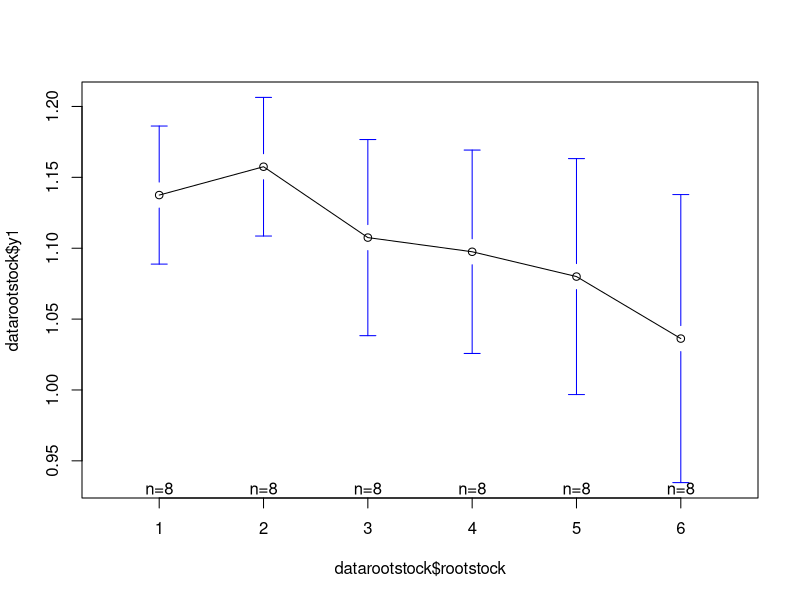
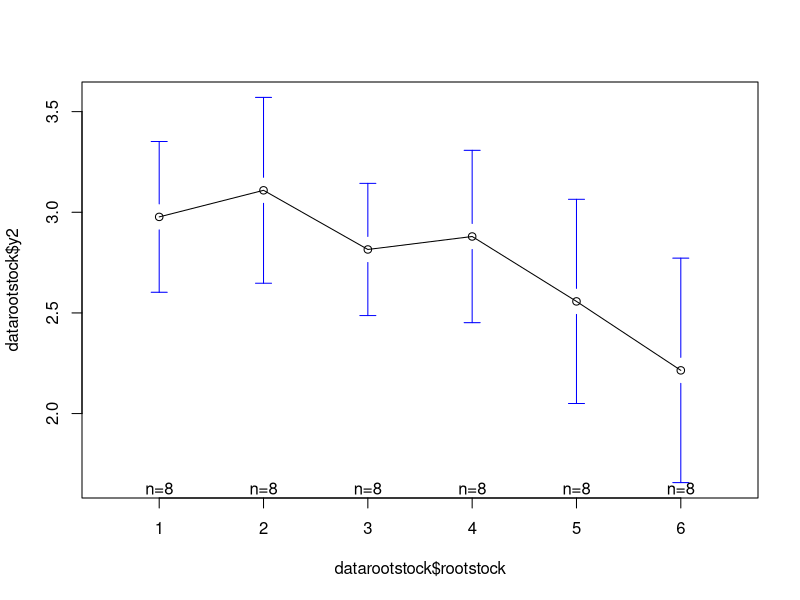
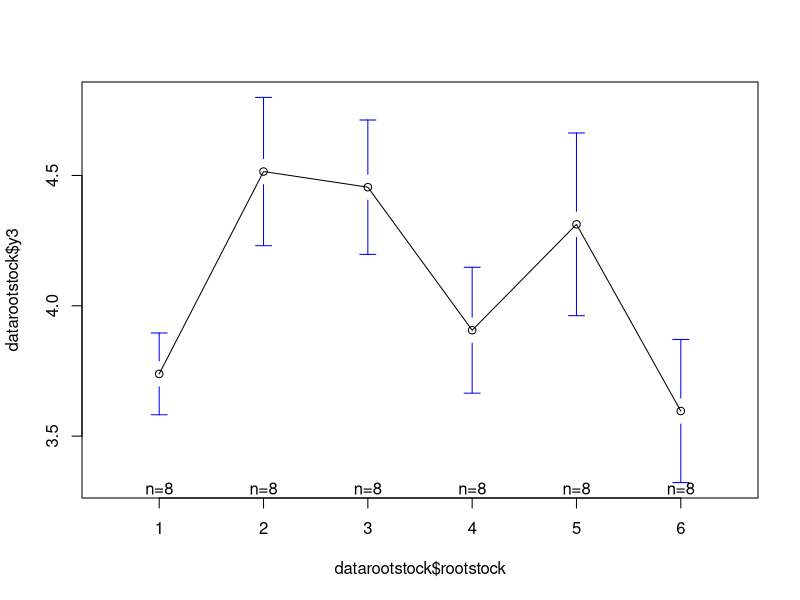
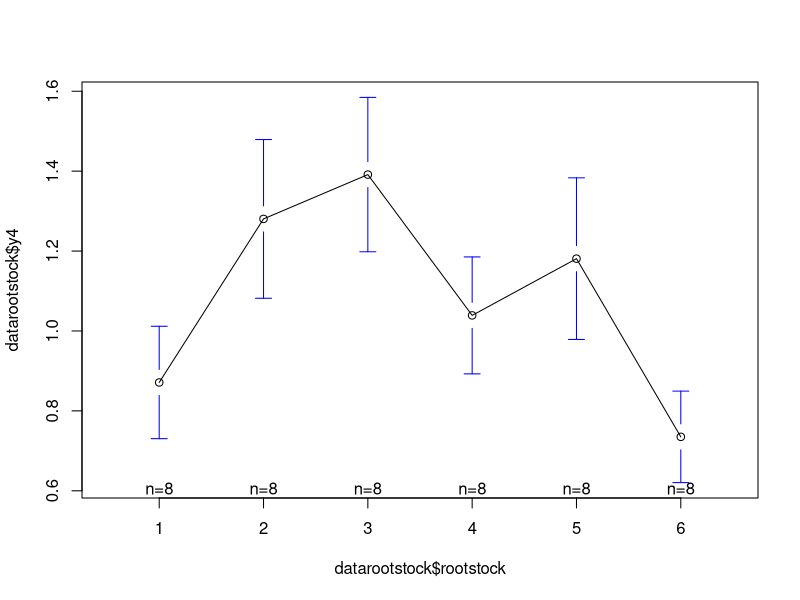
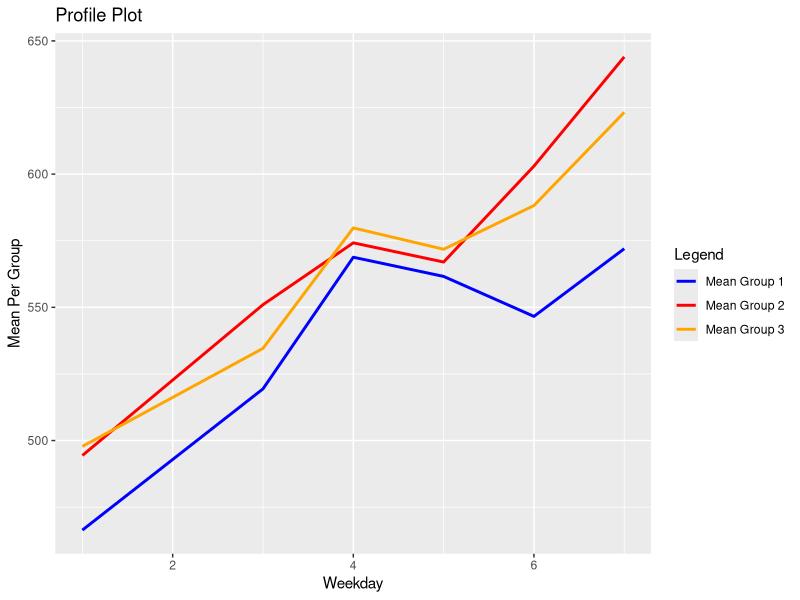

Recreate these plots in R, in order.
## ---- chunk 1
#Data
rootstock <- c(1,	1,	1,	1,	1,	1,	1,	1,	2,	2,	2,	2,	2,	2,	2,	2,	3,	3,	3,	3,	3,	3, 3,	3,	4, 4, 4,	4,	4,	4,	4,	4,	5,	5,	5,	5,	5,	5,	5,	5,	6,	6,	6, 6,	6,	6,	6,	6)

y1 <- c(1.11,	1.19,	1.09,	1.25,	1.11,	1.08,	1.11,	1.16,	1.05,	1.17,	1.11,	1.25,	1.17,	1.15,	1.17,	1.19,	1.07,	0.99,	1.06,	1.02,	1.15,	1.2,	1.2,	1.17,	1.22,	1.03,	1.14,	1.01,	0.99,	1.11,	1.2,	1.08,	0.91,	1.15,	1.14,	1.05,	0.99,	1.22,	1.05,	1.13,	1.11,	0.75,	1.05,	1.02,	1.05,	1.07,	1.13,	1.11)

y2 <- c(2.569,	2.928,	2.865,	3.844,	3.027,	2.336,	3.211,	3.037,	2.074,	2.885,	3.378,	3.906,	2.782,	3.018,	3.383,	3.447,	2.505,	2.315,	2.667,	2.39,	3.021,	3.085,	3.308,	3.231,	2.838,	2.351,	3.001,	2.439,	2.199,	3.318,	3.601,	3.291,	1.532,	2.552,	3.083,	2.33,	2.079,	3.366,	2.416,	3.1,	2.813,	0.84,	2.199,	2.132,	1.949,	2.251,	3.064,	2.469)

y3 <-c(3.58,	3.75,	3.93,	3.94,	3.6,	3.51,	3.98,	3.62,	4.09,	4.06,	4.87,	4.98,	4.38,	4.65,	4.69,	4.4,	3.76,	4.44,	4.38,	4.67,	4.48,	4.78,	4.57,	4.56,	3.89,	4.05,	4.05,	3.92,	3.27,	3.95,	4.27,	3.85,	4.04,	4.16,	4.79,	4.42,	3.47,	4.41,	4.64,	4.57,	3.76,	3.14,	3.75,	3.99,	3.34,	3.21,	3.63,	3.95)

y4<- c(0.76,	0.821,	0.928,	1.009,	0.766,	0.726,	1.209,	0.75,	1.036,	1.094,	1.635,	1.517,	1.197,	1.244,	1.495,	1.026,	0.912,	1.398,	1.197,	1.613,	1.476,	1.571,	1.506,	1.458,	0.944,	1.241,	1.023,	1.067,	0.693,	1.085,	1.242,	1.017,	1.084,	1.151,	1.381,	1.242,	0.673,	1.137,	1.455,	1.325,	0.8,	0.606,	0.79,	0.853,	0.61,	0.562,	0.707,	0.952)


datarootstock <- data.frame(rootstock, y1, y2, y3, y4)

## ---- chunk 2
knitr::kable(
  datarootstock, caption = 'Rootstock',
  booktabs = TRUE
)
## ---- chunk 3
if(!require("gplots")){
    install.packages("gplots")
    library(gplots)
  }

#visualize means by rootstock
plotmeans(datarootstock$y1 ~ datarootstock$rootstock)
plotmeans(datarootstock$y2 ~ datarootstock$rootstock)
plotmeans(datarootstock$y3 ~ datarootstock$rootstock)
plotmeans(datarootstock$y4 ~ datarootstock$rootstock)
## ---- chunk 4
# Splitting the data into groups (in this particular case, six groups)

data_group <- split(datarootstock
[,2:5], datarootstock$rootstock)


## ---- chunk 5
# Function to get the mean per group and variable (this case, six groups and four variables)

data_means <- sapply(data_group, function(x) {
  apply(x, 2, mean)
}, simplify = 'data.frame')

data_means
## ---- chunk 6
# Obtaining "n"
n <- dim(datarootstock)[1] / length(unique(datarootstock$rootstock))
n

# Total Mean Per Group
total_means <- colMeans(datarootstock[,2:5])
total_means
## ---- chunk 7
# Nrow: number of dependent varibles
# Ncol: number of dependent varibles

# H Matrix
H = matrix(data = 0, nrow = 4, ncol = 4)
for (i in 1:dim(H)[1]) {
  for (j in 1:i) {
    H[i,j] <- n * sum((data_means[i,] - total_means[i]) * (data_means[j,] - total_means[j]))
    H[j,i] <- n * sum((data_means[j,] - total_means[j]) * (data_means[i,] - total_means[i]))
  }
}
## ---- chunk 8
# E Matrix
E = matrix(data = 0, nrow = 4, ncol = 4)
for (i in 1:dim(E)[1]) {
  for (j in 1:i) {
    b <- c() 
    for (k in data_group) {
      a <- sum((k[,i] - mean(k[,i])) * (k[,j] - mean(k[,j])))
      b <- append(b, a)
    }
    E[i,j] <- sum(b)
    E[j,i] <- sum(b)
  }
}
## ---- chunk 9
print("El valor de la matrix H es:")
print(round(H,3))
## ---- chunk 10
print("El valor de la matrix E es:")
print(round(E,3))
## ---- chunk 11
# E+H
EH <-E+H
print(round(EH, 3))
## ---- chunk 12

# Willks' Lambda

willksLambda <- round(det(E)/det(E+H),3)
print(paste0("Willks' Lambda: ",willksLambda))

# Paramteres of Willks Lambda

p=ncol(datarootstock[,2:5]) #number of variables (dimension)
k=6 #number of groups
n <- dim(datarootstock)[1] / length(unique(datarootstock$rootstock))
nu_H=k-1 #degrees of freedom for hyphotesis
nu_E=k*(n-1) #degrees of freedom for error
print(paste0("Number of variables: ",p))
print(paste0("Degrees of freedom for hyphotesis: ",nu_H))
print(paste0("Degrees of freedom for error: ",nu_E))

## ---- chunk 13
# Approximating F

t <- sqrt(((p**2)*(nu_H**2)-4)/((p**2)+(nu_H**2)-5))

w <- nu_E+nu_H- 0.5*(p+nu_H+1)
df1<- p*nu_H
df2 <- w*t-0.5*(p*nu_H-2)

F=round(((1-willksLambda**(1/t))/(willksLambda**(1/t)))*(df2/df1),3)
print(paste0("Approximate F: ",F))
## ---- chunk 14
# Pillai Statistic: First way
eigenvalues<-eigen(solve(E) %*% H)
eigenvalues<-as.matrix(eigenvalues$values)
eigenvalues
## ---- chunk 15

pillai =0
for (i in 1:dim(eigenvalues)[1]){
  pillai[i] <-sum(eigenvalues[i]/(1+eigenvalues[i]))
}
pillai_statistic<-round(apply(as.matrix(pillai), MARGIN= 2, sum),3)
print(paste0("The pillai statistic is: ", pillai_statistic))


## ---- chunk 16
#Obtaining the eigenvalues
eigenvalues<- eigen(solve(E) %*% H)
print("The eigenvalues are: ")
eigenvalues$values
## ---- chunk 17
# Pillai Statistic: second way
pillaiStatistic<-sum(eigenvalues$values / (1 + eigenvalues$values))
print(paste0("The pillai statistic is: ", pillaiStatistic))

## ---- chunk 18
# Lawley-Hotelling

lawleyHotelling<-round(sum(eigenvalues$values) ,4)
print(paste0("Lawley-Hotelling Statistic: ", lawleyHotelling))#the lawley-hotelling  statistic or hotelling generalized T^2 statistc
lawleyHotellingTest <- round(lawleyHotelling*nu_E/nu_H, 4)
print(paste0("Lawley Hotelling Test Statistic: ", lawleyHotellingTest))

## ---- chunk 19

# Roys
lambda1<-eigenvalues$values[1]

print(paste0("The largest eigenvalue or Roys Statistic is: ", round(lambda1,4)))
roysLargestRootTest <-round(lambda1/(1+lambda1), 3)
print(paste0("Roy's Largest Root Test Statistic: ", roysLargestRootTest))
## ---- chunk 20

if(!require("MASS")){
    install.packages("MASS")
    library(MASS)
  }
# Converting to factor de variable that determines the groups (k)
datarootstock$rootstock <- as.factor(datarootstock$rootstock)
dependent_vars <- as.matrix(datarootstock[,2:5])

# Employing MANOVA package 
rootstock_tests<-manova(dependent_vars~datarootstock$rootstock, data=datarootstock)

# H
summary(rootstock_tests, test="Pillai")$SS[1]

# E
summary(rootstock_tests, test="Pillai")$SS[2]

#Tests
summary(rootstock_tests, test="Pillai")
summary(rootstock_tests, test="Wilks")
summary(rootstock_tests, test="Hotelling-Lawley")
summary(rootstock_tests, test="Roy")

## ---- chunk 21
etaLambda2 <- round(1-willksLambda,3)
print(etaLambda2)
## ---- chunk 22
etaTheta2 <- round(roysLargestRootTest,3)
print(etaTheta2)
## ---- chunk 23
aLambda <- round(1- willksLambda**(1/4),3)
print(aLambda)
## ---- chunk 24
aP <- round(pillaiStatistic/p,3)
print(aP)
## ---- chunk 25
aLh <- round((lawleyHotelling/p)/(1+lawleyHotelling/p),3)
print(aLh)
## ---- chunk 26
round(lambda1/lawleyHotelling,3)
## ---- chunk 27
lambda2 <- eigenvalues$values[2]
round((lambda1+lambda2)/lawleyHotelling,3)
## ---- chunk 28
c1<- c(2, -1, -1, -1,-1, 2)
c1
c2<- c( 1, 0,0,0,0,-1)
c2
## ---- chunk 29
if(!require("tidyverse")){
    install.packages("tidyverse")
    library(tidyverse)
  }
mean_vectors<-datarootstock %>% 
  group_by(rootstock) %>% 
  summarise_at(vars(c(y1,y2,y3,y4)),               
               list(mean)
               )  
mean_vectors<-t(mean_vectors %>% select(y1, y2, y3, y4)) #mean vectors per group(6 groups of 8)
round(mean_vectors,2)

## ---- chunk 30
c1
c1*mean_vectors
## ---- chunk 31
y1_hat<-c(466.4,519.4,568.8,561.6,546.6,572.0)
y2_hat<-c(494.4,551.0,574.2,567.0,603.0,644.0)
y3_hat<-c(497.8,534.6,579.8,571.8,588.2,623.2)
## ---- chunk 32
data68<-data.frame(y1_hat,y2_hat, y3_hat)

## ---- chunk 33
knitr::kable(
  data68, caption = 'Guinea Pigs',
  booktabs = TRUE
)
## ---- chunk 34
if(!require("dplyr")){
    install.packages("dplyr")
    library(dplyr)
  }

data68<-data68 %>% mutate(mean_all = apply(., 1, mean))
data68<-data68 %>% mutate(weekday = c(1,3,4,5,6,7))
                         
## ---- chunk 35
data68$mean_all
## ---- chunk 36
if(!require("ggplot2")){
    install.packages("ggplot2")
    library(ggplot2)
  }

colors <- c("Mean Group 1"= "blue","Mean Group 2" = "red", "Mean Group 3" = "orange")
ggplot(data68, aes(x=weekday)) +
      geom_line(aes(y = y1_hat, color="Mean Group 1"), size = 1)+  geom_line(aes(y = y2_hat, color="Mean Group 2" ), size = 1)+  geom_line(aes(y = y3_hat, color="Mean Group 3"), size = 1)+ labs(y="Mean Per Group", x = "Weekday", title= "Profile Plot",  color = "Legend")+   scale_color_manual(values = colors)

## ---- chunk 37
# H matrix
n <- 5 #number of guinea pigs tested.

H<-as.matrix(
  (
    ((data68$y1_hat-data68$mean_all) %*% t(data68$y1_hat-data68$mean_all)) + 
      ((data68$y2_hat-data68$mean_all) %*% t(data68$y2_hat-data68$mean_all)) + 
      ((data68$y3_hat-data68$mean_all) %*% t(data68$y3_hat-data68$mean_all))
    )
  *n
  )

H

## ---- chunk 38
group <- c(rep(1,5), rep(2,5), rep(3,5))
animal <- seq(1:15)
week1 <- c(455, 467,445,485,480,514,440,495,520,503,496,498,478,545,472)
week3 <- c(460,565,530,542,500,560,480,570,590,555,560,540,510,565,498)
week4 <- c(510, 610,580, 594, 550, 565,536,569,610,591,622,589,568,580,540)
  
week5 <- c(504,596,597,583,528,524,484,585,637,605,622,557,555,601,524)
week6 <- c(436,542,582,611,562,552,567,576,671,649,632,568,576,633,532)
week7 <- c(466,587,619,612,576,597,569,677,702,675,670,609,605,649,583)
data68_ext <- data.frame(group, animal, week1, week3, week4, week5, week6, week7)

## ---- chunk 39
knitr::kable(
  data68_ext, caption = 'Guinea Pigs Extended',
  booktabs = TRUE
)
## ---- chunk 40
# Splitting the data per group

data68_group <- split(data68_ext[,3:8], data68_ext$group)


## ---- chunk 41
# Function to get the mean per group and week
data68_means <- sapply(data68_group, function(x) {
  apply(x, 2, mean)
}, simplify = 'data.frame')

data68_means
## ---- chunk 42
# Getting "n"
n <- dim(data68_ext)[1] / length(unique(data68_ext$group))
n
# Total Mean Per Group
total_means <- colMeans(data68_ext[,3:8])
total_means
## ---- chunk 43
# H Matrix
H = matrix(data = 0, nrow = 6, ncol = 6)
for (i in 1:dim(H)[1]) {
  for (j in 1:i) {
    H[i,j] <- n * sum((data68_means[i,] - total_means[i]) * (data68_means[j,] - total_means[j]))
    H[j,i] <- n * sum((data68_means[j,] - total_means[j]) * (data68_means[i,] - total_means[i]))
  }
}
## ---- chunk 44
# E Matrix
E = matrix(data = 0, nrow = 6, ncol = 6)
for (i in 1:dim(E)[1]) {
  for (j in 1:i) {
    b <- c() 
    for (k in data68_group) {
      a <- sum((k[,i] - mean(k[,i])) * (k[,j] - mean(k[,j])))
      b <- append(b, a)
    }
    E[i,j] <- sum(b)
    E[j,i] <- sum(b)
  }
}
## ---- chunk 45
print("El valor de la matrix H es:")
H
## ---- chunk 46
print("El valor de la matrix E es:")
E
## ---- chunk 47
sum((eigen(solve(E) %*% H)$values) / (1 + eigen(solve(E) %*% H)$values))
## ---- chunk 48
# Creating "C"
y1 <- c(1, 0, 0, 0,0)
y2 <- c(-1, 1, 0, 0,0)
y3 <- c(0,-1, 1, 0, 0)
y4 <- c(0,0,-1,1, 0)
y5 <- c(0, 0, 0, -1,1)
y6 <- c( 0,0,0,0, -1)
C <- data.frame(y1, y2, y3,y4,y5, y6)
C<-as.matrix(C)
C
## ---- chunk 49

# Testing for parallelism
Lambda<-round(det(C %*% E %*% t(C))/det(C%*%(E+H)%*%t(C)),4)
Lambda
## ---- chunk 50
# Testing for same level
## ---- chunk 51
# Testing for flatness
## ---- chunk 52


# Using manova function, to compare outcomes
#!!!!!!Revisar, los resultados no están bien aún
dependent_vars <- as.matrix(data68_ext[3:8])
model <- manova(dependent_vars ~as.factor(data68_ext$group))
model <-summary(model,test="Wilks") #here we can specify whatever test we'd like: Wilks, Pillai, Hotelling-Lawley or Roy
H<-model$SS[1] #to access matrix H
E<- model$SS[2] #to acces matrix E

print("El valor de la matrix H es:")
H
print("El valor de la matrix E es:")
E
print("Test")
model

## ---- chunk 53
library(tidyverse)
